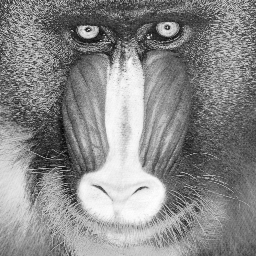
#> input picture LAB3/images/monkey.png, 256 x 256 px
$ jupyter execute lab3.ipynb
#> lines starting #> are read from the running program, lines starting #| are printed output that depends on the picture
[cell 1]
import numpy as np
import matplotlib.pyplot as plt
import matplotlib.image as mpimg
import PIL
import scipy.signal as spsig
import scipy

#resize graph "figures"
plt.rcParams['figure.figsize'] = [6, 6]

# Lab 3 - TFD

**Auteur 1 (sciper):** Arden Diakhate-Palme (xxxxx)
**Auteur 2 (sciper):** Student Name 2 (xxxxx)

**Date session:** 03 novembre 2021
**Date rendu:** 17 novembre 2021

Votre nom (et ceux de votre groupe) - Votre SCIPER (et ceux de votre groupe)

## 1 Transformée de Fourier discrète - TFD

La TFD $X\left[k\right]$ d'un signal $x\left[n \right]$ de longueur $N$ est donnée par:
$$
X\left[k\right] = \sum_{n = n_0}^{n_0 + N - 1} x\left[n \right] W_{N}^{-kn}
$$

et sa transformée inverse est donnée par:
$$
x\left[n \right] = \frac{1}{N} \sum_{k = 0}^{N - 1} X\left[k\right]  W_{N}^{kn}
$$
où $W_{N} = \text{exp}j\frac{2\pi}{N}$.

#### 1.1 Base de la TFD

L'équation ci-dessus décrit la projection d'un signal $x$ sur une base. Identifiez les fonctions de cette base.

The basis functions are $W_N^{-kn}=\exp(-j\frac{2\pi}{N}kn)$.
The following equation for calculating the DFT $X[k]$ describes the projection of $x[n]$ onto that basis $W_N^{-kn}$ where $n\in[n_0, n_0+N-1]$

$$
X[k]= \sum_{n=n_0}^{n_0+N-1} x\left[n\right]W_N^{-kn}
$$

#### 1.2 TFD d'un vecteur de la base

Le signal $x_w[n]$ est défini comme $x_w[n] = w[n] \cdot x[n]$, où $w[n]$ est une fenêtre rectangulaire de taille $N=100$ et $x[n]=\cos \left( \frac{2 \pi f n}{f_s} \right)$, avec $f = 90$ Hz et $f_s = 1000$ Hz.

Calculez et affichez la TFD (seulement son module) du signal $x_w[n]$ et le signal $x[n]$ fenêtré par un rectangle, en vous aidant de la fonction `plt.stem(...)`.

- Décrivez la transformée obtenue. Combien de coefficients non-nuls la transformée de Fourier possède-t-elle? Pourquoi ?

*Indices: La fenêtre peut être générée en utilisant la commande `scipy.signal.get_window(...)`, vous pouvez trouver des détails sur son utilisation dans la documentation*

[cell 2]
def dB(x):
    return 20 * np.log10(np.abs(x))

def dft_xn(N, window_type, ax1, ax2, color):
    #sample spacing

#> called with N = 100, window_type = 'boxcar'
    numCycles= 1.0
    f_s= 1000 #Hz
    T=1/f_s

    n= np.arange(N)
    x= np.cos((2*np.pi*90*n)/f_s)

    w= spsig.get_window(window_type,N)
    yw= x*w

    ywf= np.fft.fft(yw)
    f= np.linspace(-f_s/2, f_s/2, len(ywf))


    ax1.stem(n, yw, color[0])
    ax2.stem(f, np.abs(ywf), color[1])

    ax1.set_xlabel("$n$")
    ax1.set_ylabel("Amplitude")
    ax2.set_xlabel("Frequency [Hz]")
    ax2.set_ylabel("Amplitude")

    ax1.set_title("$x_w[n]$ N={} points (${}$)".format(N, window_type))
    ax2.set_title("DFT of $x_w[n]$ N={} points (${}$)".format(N, window_type))

    #count non-zero points in DFT
    ct=0
    for ele in np.abs(ywf):
        if ele > 10e-2:
            ct+= 1
    print("DFT of x_w[n] with {} window of size {} has {} positive points ".format(window_type, N, ct))
    return ct


fig,axs= plt.subplots(1,2, figsize=(16,4))
fig.subplots_adjust(hspace = 0.4)

dft_xn(100, 'boxcar',axs[0], axs[1], ['b','r'])

plt.show()
#> figure, not shown here; panel 1: curve peaks at x = 0, y = 1; panel 2: curve peaks at x = -409.1, y = 50

By observing the graph of the DFT of $x_w[n]$ above, we determine that the Fourier transform has 2 non-zero coefficients.

#### 1.3 Taille de la fenêtre

Considérez maintenant une fenêtre rectangulaire avec une taille différente ($N = 75$). Calculez et affichez le signal et sa transformée de Fourier.
- Quel est le nombre de coeficients non-nuls de la transformée de Fourier? Expliquez la différence avec le cas précédent.

[cell 3]
fig,axs= plt.subplots(1,2, figsize=(16,4))
fig.subplots_adjust(hspace = 0.4)

dft_xn(75, 'boxcar',axs[0], axs[1], ['b','r'])

plt.show()
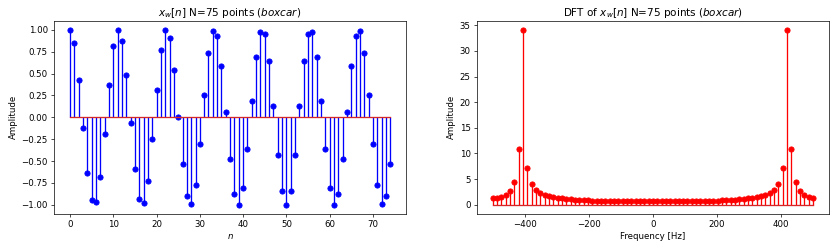
#> figure drawn by matplotlib, 2 panels; panel 1: curve peaks at x = 0, y = 1; panel 2: curve peaks at x = -405.4, y = 34.11

By observing the DFT of $x_w[n]$ above, and by counting the number of non-zero points in the DFT (see the function dft_xn()), we determine that the Fourier Transforms has 75 non-zero coefficients.

The DFT reflects the spectral characteristics of the window function, and the DFT of a $rect()$ function in the time domain is a $sinc()$ function in the frequency domain, indicative of spectral leakage. Applying a rectangular window of size $N=75$ introduces more spectral leakage than a rectangular window of size $N=100$

#### 1.4 Type de fenêtre

Répétez les deux points précédents avec les paramètres suivants:

- Fenêtre triagulaire de tailles $N = 100$ et $N = 75$
- Fenêtre de Blackman-Harris de tailles $N = 100$ et $N = 75$

Pour chaque cas, affichez les signaux et leurs TFD. Faites attention à l'échelle des axes.
- Quels sont le nombre de coeficients non-nuls dans chaque cas ? Comparez les résultats avec la fenêtre rectangulaire. Comparez les spectres obtenus à chaque cas, pourquoi obtenenons-nous des spectres pareils? Concluez sur ce qu'est un bon fenêtrage.

[cell 4]
fig,axs= plt.subplots(4,2, figsize=(16,14))
fig.subplots_adjust(hspace = 0.4)

tri_75= dft_xn(75, 'triang',axs[0][0], axs[0][1], ['b','r'])
tri_100= dft_xn(100, 'triang',axs[1][0], axs[1][1], ['b','r'])

bh_75= dft_xn(75, 'blackmanharris',axs[2][0], axs[2][1], ['b','r'])
bh_100= dft_xn(100, 'blackmanharris',axs[3][0], axs[3][1], ['b','r'])

plt.show()
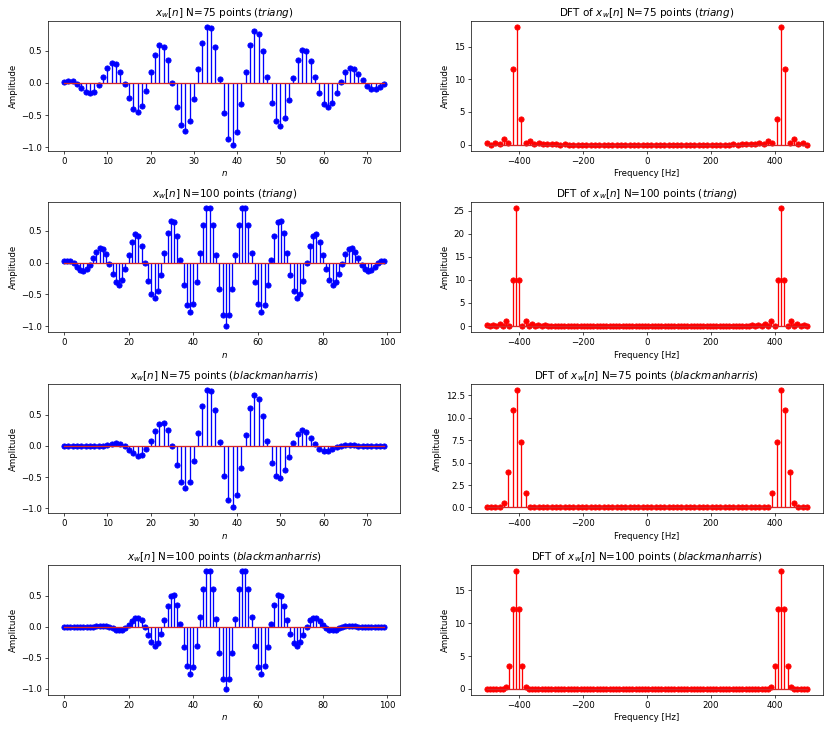
#> figure drawn by matplotlib, 8 panels; panel 1: curve peaks at x = 33, y = 0.866; panel 2: curve peaks at x = -405.4, y = 18.02; panel 3: curve peaks at x = 55, y = 0.858; panel 4: curve peaks at x = -409.1, y = 25.49

<b>Quels sont le nombre de coeficients non-nuls dans chaque cas ? </b>

See the Python script output for the number of calculated non-zero coefficients in DFT of $x_w[n]$ for each case

<b>Comparez les résultats avec la fenêtre rectangulaire. </b>

Let the window function's degree of attenuation in the frequency domain $\lambda= 20\log|\frac{W(f_s)}{W(0)}|$
* the rectangular window has $\lambda_R=-13$dB for $N=9$.
* the triangular window has $\lambda_T=-24$dB for $N=9$.
* the Blackman-Harris window has $\lambda_H=-90$dB for $N=9$.

<b>Comparez les spectres obtenus à chaque cas, pourquoi obtenenons-nous des spectres pareils? Concluez sur ce qu'est un bon fenêtrage. </b>

The lesser the degree of attenuation (for greater values of $|\lambda|$), the lower the spectral leakage introduced by the windowing function. Observing the plot of $|W(\omega)|$, the best window would have the peak of second lobe relatively lower than the first lobe, a high rate of asymptotic decrease, and a narrow primary (first) lobe for a given period $T$.

The Blackman-Harris window is the best windowing function because it introduces the least spectral leakage. It has the peak of the second lobe -43dB lower than the peak of the first lobe, yet the rate of decrease (in the freq. domain) is the same as for the rect() window. However, it is the best windowing function out of the ones explored above.

## 2. TFD 2D et convolution

Dans cette section, nous allons étudier la relation importante entre la transformée de Fourier discrète et la convolution. Ces concepts serons illustrés par des examples 2D.

#### 2.1. Réponse impulsionelle et fonction de transfert

Considérons un système linéaire et invariant dans en position $h$ qui prends en entrée une image en nuances de gris et produit une nouvelle image en nuance de gris $v$, comme illustré sur la figure 1.

<p align="center">
 <br />
Figure 1 - Représentation du système.
</p>

L'entrée et la sortie sont reliées par l'opération de convolution, notée $*$. La sortie corresponds à la convolution de $y$ par la réponse impulsionelle du système $h$, soit $v = y * h$. En 2D la convolution est définie pour chaque point $(n, m)$ comme:

$
\begin{aligned}
    v\left(n, m\right)  & = \left(y * h\right)\left( n, m \right) \\
                        & = \sum_{o=-\infty}^{+\infty}\sum_{p=-\infty}^{+\infty} h\left(o, p\right) y\left(n-o, m-p\right).
\end{aligned}
$

Cette équation exprime chaque pixel $(n, m)$ de l'image de sortie comme une combinaison linéaire de pixels de l'entrée. La transformée de Fourier 2D est reliée à la convolution par une propriété importante:

$
\begin{aligned}
V\left(k, l\right) & = \mathcal{F}\left(v\right)\\
                & = \mathcal{F}\left(y * h \right) \\
                & = \mathcal{F}\left(y\right)\mathcal{F}\left(h\right) \\
                & =   Y\left(k, l\right)H\left(k, l\right).
\end{aligned}
$

où $k, l$ sont les fréquences 2D, $\mathcal{F}$ est la transformée de Fourier et $V\left(k, l\right), Y\left(k, l\right), H\left(k, l\right)$ sont les transformées de Fourier de $v\ , y\ , h$ repectivement.

Dans le domaine de Fourier la convolution se résume à une simple multiplication des transformées de Fourier  $Y(k, l)$ et $H(k, l)$. La fonction $H(k, l)$ est définie comme la fonction de transfert du système $h$. Dans cet exercice, nous allons montrer que le calcul de $v\left(n, m\right)$ avec ces deux méthodes est équivalent (quand il est fait correctement).

#### 2.2. Domaine spatial

Définissons $h(n,m)$. C'est un filtre gaussien de variance 5 et de taille $(N_1, N_2) = (21, 21)$. Écrivez une fonction `gkernel` qui prends en entrée un taille $N=N_1 =N_2$ de filtre et sa variance et qui renvoie la réponse impulsionelle 2D `h`. Affichez le filtre grâce au module  `matplotlib.pyplot` importé ci-dessus.

[cell 5]
def gkernel(N, sigma):
    delta= spsig.unit_impulse((N,N),'mid')
    h= scipy.ndimage.filters.gaussian_filter(delta, sigma)
    return h

h= gkernel(21,5)
plt.imshow(h, cmap='gray')
plt.show()
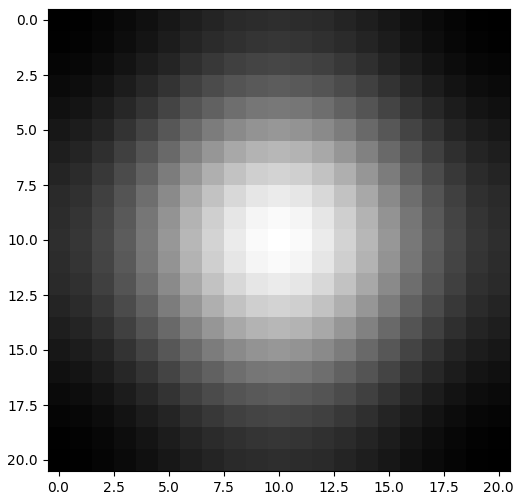
#> figure drawn by matplotlib, 1 panel

En utilisant la définition de la convolution, quelle est l'expression mathématique de la convolution avec le kernel ? Plus précisément, quelles sont les bornes des sommes ? Pourquoi ?

For an image of size NxM, the convolution sum is computed over all pixels in the image. Given input image $y(n,m)$ and gaussian kernel (2D impulse response) $h(n,m)$, we have that the output of convoluting an input Black/White image with the gaussian kernel is:

Let $A_1= N_1/2$ and $A_2= N_2/2$, where $(N_1, N_2)$ is the size of the gaussian kernel and $A_1, A_2 \in\mathbb{Z}$, since the gaussian kernel should be centered around pixel $(n,m)$, and calculated for the remaining $N_1+N_2-1$ surrounding pixels.

$$
 \left(y * h\right)\left( n, m \right) = \sum_{o=-A_1}^{A_1}\sum_{p=-A_2}^{A_2} h\left(o, p\right) y\left(n-o, m-p\right).
$$

Maintenant que notre système est défini, nous pouvons définir une image d'entrée. Nous allons utilser l'image *monkey.png* affichée sur la figure 2.

<p align="center">
 <br />
Figure 2 - Ceci est un singe. </p>

Premièrement, téléchargez cette image avec le module `matplotlib.image` et affichez la en nuance de gris en utilisant `matplotlib.pyplot`. Quelle est la taille $(M_1, M_2)$ de l'image ?

[cell 6]
def plotImg(img):
    plt.imshow(img, cmap='gray')
    plt.show()

fname='images/monkey.png'
img = mpimg.imread(fname)
#> img is the input picture: shape (256, 256) float32; min 0.0157, max 0.996, mean 0.538
(M1,M2)=img.shape
#> M1 = 256; M2 = 256
print("The shape of the original image is {}\n".format((M1,M2)))
#| The shape of the original image is (256, 256)
plotImg(img)

Ensuite, calculons la sortie du système $v_t$. Utilisez la fonction `scipy.signal.convolve2d` avec l'option `mode='full'` pour calculer la convolution 2D entre l'image $y$ et la réponse impulsionelle du système $h$. Affichez le résultat en nuance de gris en utilisant `matplotlib.pyplot`. Quelle est la taille $(L_1, L_2)$ de cette nouvelle image?

[cell 7]
h= gkernel(21,5)
img_filtered= scipy.signal.convolve2d(img, h, mode='full')
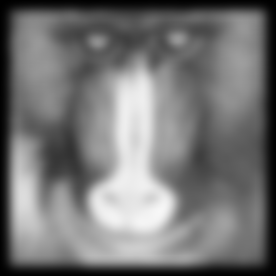
#> img_filtered: shape (276, 276) float64; min 0.000123, max 0.969, mean 0.463

(L1,L2)= img_filtered.shape
#> L1 = 276; L2 = 276

plotImg(img_filtered)
print("The size of the filtered image is {}\n".format((L1,L2)))
#| The size of the filtered image is (276, 276)

Grâce à la définition de la convolution:
- Quel est le principal effet de la transformation sur l'image ? Expliquez.
- D'où vient la nouvelle taille de l'image ? Quelle est la relation avec la taille de l'image originale ?
- D'où viens le phénomène apparaissant aux bords de l'image ? Proposez une manière de l'atténuer.
- Du point de vue de la complexité computationelle, quelle est la manière la plus efficace d'implémenter la convolution (*Indice: dans quel ordre les termes de la convolution doivent être arrangés?*)

The Gaussian filter mainly blurred/ smoothed out the original image.

Since the gaussian kernel is of size (21,21), when it is applied to a corner pixel such as (0,0), points in the kernel but out of the bounds of the image are set to 0 in order to compute the convolution with the image; in this case there will be 10 pixels added to all edges of the image. Therefore, the filtered image size will be 20 pixels greater in height and width than the original image. To attenuate this affect, one could simply truncate the image by 10 pixels on each edge, since these pixels have been added for the sake of computation and contain no meaningful data.

The fastest method of implementing the 2D convolution is to move the filter's 2D window across the image, calculating the new value of each pixel, and caching pixel previously-seen values to reduce memory-access delays. Iterating over all columns then moving onto the next row would make the most efficient use of this cache (as the image is stored in a 2D array).

#### 2.3 Domaine fréquentiel

Calculons la sortie $v_f$ en passant dans le domaine fréquentiel. Calculez d'abord la Transformée de Fourier 2D de l'entrée $y$ et du filtre $h$ respectivment. Faites attention au nombre de points dans la transformée de Fourier finale, qui doit être $(L_1, L_2)$ dans ce cas. Multipliez les deux transformées pour obtenir la transformée de Fourier de l'image de sortie.

Affichez la valeure absolue de chaque transformées de Fourier en utilisant une échelle logarithmique. Ensuite, récupérez le signal $v_f$ dans le domaine spatial et affichez le résultat au côté du résultat précédent $v_s$.

[cell 8]
h=gkernel(21,5)
h_w= scipy.fft.fft2(h, (L1, L2))
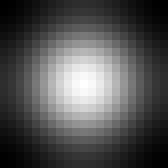
#> h: shape (21, 21) float64 (shown 8 times larger); min 0.00032, max 0.00637, mean 0.00227; drawn with min black and max white
h_w= scipy.fft.fftshift(h_w)

y_w= scipy.fft.fft2(img, (L1, L2))
y_w= scipy.fft.fftshift(y_w)

v_f= np.multiply(y_w,h_w)

axs_dims= [int(-L1/2),int(L1/2),int(-L1/2),int(L1/2)]
#> axs_dims = [-138, 138, -138, 138]

plt.subplot(221)
plt.imshow(dB(h_w.real), cmap='gray', extent=axs_dims)

plt.subplot(222)
plt.imshow(dB(y_w.real), cmap='gray', extent=axs_dims)
#> in dB (call 2), `return 20 * np.log10(np.abs(x))`:
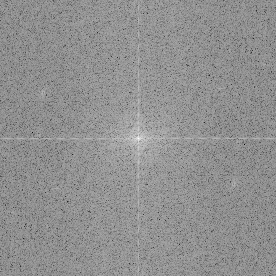
#> returned value: shape (276, 276) float32; min -75.38, max 90.95, mean 19.2; drawn with min black and max white


plt.subplot(223)
plt.imshow(dB(v_f.real), cmap='gray', extent=axs_dims)

plt.subplot(224)
plt.imshow(img_filtered, cmap='gray')

plt.show()
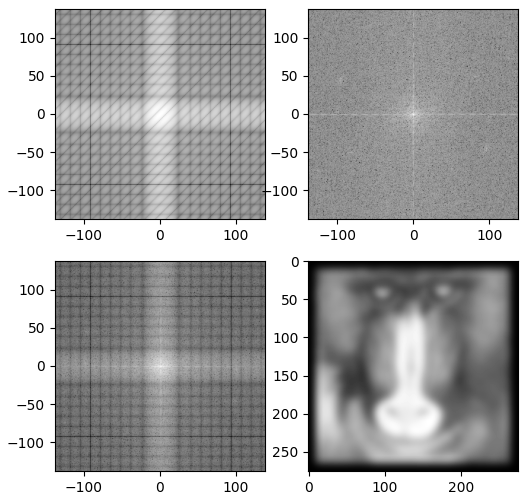
#> figure drawn by matplotlib, 4 panels

A partir de ce que vous venez d'afficher:
- Expliquez les caractéristiques de chaque transformée, quel est l'effet du filtre ?
- Comparez les résultats $v_s$ et $v_f$.
- Expliquez pourquoi on a eu besoin de spécifier une taille pour la transformée.

The Gaussian filter smooths out the image. The spacial domain representation of the filtered image  $v_s$  shows blurring of the original image.

The frequency domain representation of the image $v_f$ shows a white cross centered at $(0,0)$. The Fourier transform of the filtered image, namely $V(k,l)$, also shows a similar white cross centered at $(0,0)$.

The size of the Fourier transform must be specified in order to multiply the two matrices $Y(k,l)$ and $H(k,l)$ to obtain the FT of the filtered image $V(k,l)=Y(k,l)H(k,l)$. Specifying the size of the FT would also specify the size of the output fourier transform of the filtered image $v_f$. Specifying the size of the 2D fft determines whether the input image will be truncated or zero-padded before the 2D fft is performed, which would introduce zero-valued pixels into the image, altering its FT.

Finalement, calculons le signal $v_f$ avec une transformée de Fourier calculée sur une grille de taille $(M_1, M_2)$. Répétez les instructions du point précédent en utilisant une grille de taille $(M_1, M_2)$ plutôt que $(L_1, L_2)$ et affichez le résultat.

[cell 9]
h=gkernel(21,5)
h_w= scipy.fft.fft2(h, (M1, M2))
h_w= scipy.fft.fftshift(h_w)

y_w= scipy.fft.fft2(img, (M1, M2))
y_w= scipy.fft.fftshift(y_w)
f = np.fft.fftfreq(M1)

v_f= np.multiply(y_w,h_w)

plt.subplot(221)
plt.imshow(dB(h_w.real), cmap='gray', extent=axs_dims)

plt.subplot(222)
plt.imshow(dB(y_w.real), cmap='gray', extent=axs_dims)
#> in dB (call 5), `return 20 * np.log10(np.abs(x))`:
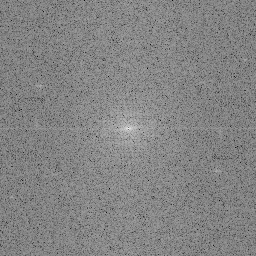
#> returned value: shape (256, 256) float32; min -58.33, max 90.95, mean 19.1; drawn with min black and max white

plt.subplot(223)
plt.imshow(dB(v_f.real), cmap='gray', extent=axs_dims)
#> in dB (call 6), `return 20 * np.log10(np.abs(x))`:
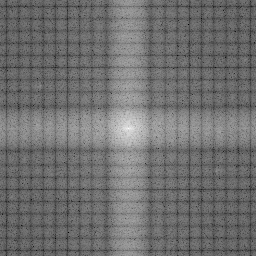
#> returned value: shape (256, 256) float64; min -159, max 90.95, mean -49.6; drawn with min black and max white

plt.subplot(224)
plt.imshow(img_filtered, cmap='gray')

plt.show()
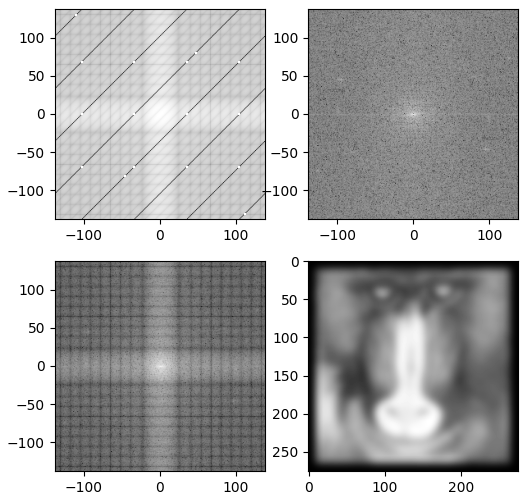
#> figure drawn by matplotlib, 4 panels
